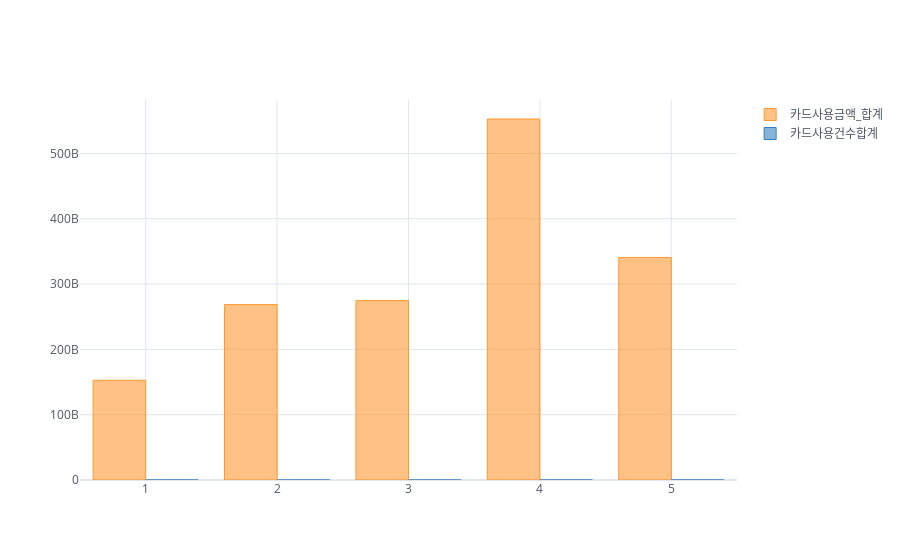

The cell this chart's notebook holds for it:
### Code cell
life_cycle.iplot(kind='bar', theme='white')

### Figure 1 — Plotly figure (JSON) as saved in the notebook; plotly's stock layout.template omitted (floating-point values rounded to 4 significant figures)
{"data": [{"marker": {"color": "rgba(255, 153, 51, 0.6)", "line": {"color": "rgba(255, 153, 51, 1.0)", "width": 1}}, "name": "카드사용금액_합계", "orientation": "v", "text": "", "type": "bar", "x": ["4", "5", "3", "2", "1"], "y": [552756848061, 340774140357, 274692520047, 268632995787, 152754795667]}, {"marker": {"color": "rgba(55, 128, 191, 0.6)", "line": {"color": "rgba(55, 128, 191, 1.0)", "width": 1}}, "name": "카드사용건수합계", "orientation": "v", "text": "", "type": "bar", "x": ["4", "5", "3", "2", "1"], "y": [18198602, 9256465, 10733454, 13070237, 13123771]}], "layout": {"legend": {"bgcolor": "#FFFFFF", "font": {"color": "#4D5663"}}, "paper_bgcolor": "#FFFFFF", "plot_bgcolor": "#FFFFFF", "title": {"font": {"color": "#4D5663"}}, "xaxis": {"gridcolor": "#E1E5ED", "showgrid": true, "tickfont": {"color": "#4D5663"}, "title": {"font": {"color": "#4D5663"}, "text": ""}, "zerolinecolor": "#E1E5ED"}, "yaxis": {"gridcolor": "#E1E5ED", "showgrid": true, "tickfont": {"color": "#4D5663"}, "title": {"font": {"color": "#4D5663"}, "text": ""}, "zerolinecolor": "#E1E5ED"}}}
